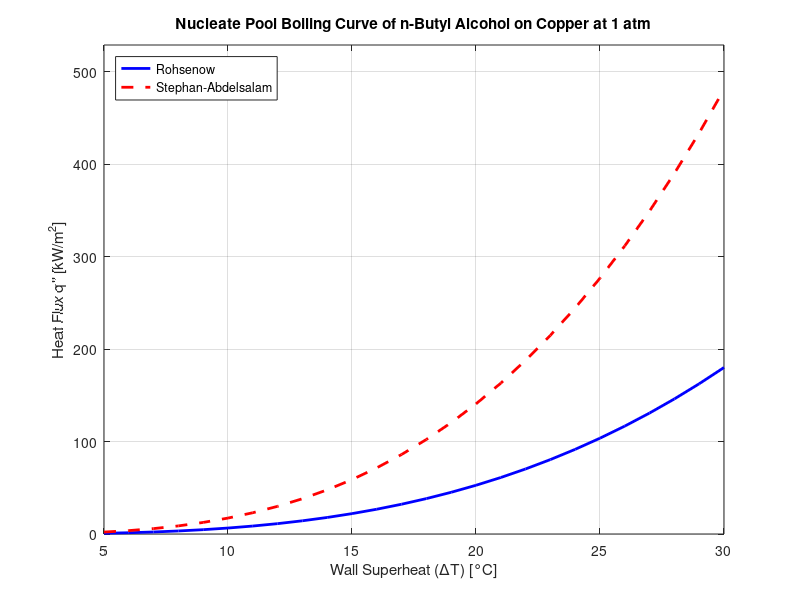

Write MATLAB code to recreate this figure.
clear all;
clc;

%% Properties of n-butyl alcohol (C4H9OH) at 1 atm
T_sat = 390.85;
h_fg = 5.91e5;
rho_f = 712;
rho_v = 2.30;
sigma = 0.0171;
Cp_f = 3200;
mu_f = 4.4e-4;
k_f = 0.127;
Pr_f = 10.3;
g = 9.81;
C2 = 2.5;

%% Rohsenow correlation parameters
C_sf = 0.003;
m = 0.7;
n = 0.33;

%% Superheat range (5°C to 30°C)
delta_T = 5:1:30;
delta_T_K = delta_T;
T_w = T_sat + delta_T_K;

%% Preallocate heat flux arrays
q_Rohsenow = zeros(size(delta_T));
q_SA = zeros(size(delta_T));

%% Calculate heat flux using both correlations
for i = 1:length(delta_T_K)
    lhs = (Cp_f * delta_T_K(i)) / h_fg;
    E = (sigma / (g * (rho_f - rho_v)))^0.5;

    % Rohsenow correlation
    q_Rohsenow(i) = ((lhs / (C_sf * Pr_f^(m + 1)))^(1/n)) * mu_f * h_fg / E;

    % Stephan-Abdelsalam correlation
    q_SA(i) = (C2 * delta_T(i))^(1/0.330);
end

%% Convert to kW/m^2 for plotting
q_Rohsenow_kW = q_Rohsenow / 1e3;
q_SA_kW = q_SA / 1e3;

disp(q_SA_kW);
disp(q_Rohsenow_kW)

%% Plot the boiling curves
figure;
plot(delta_T, q_Rohsenow_kW, 'b-', 'LineWidth', 2, 'DisplayName', 'Rohsenow');
hold on;
plot(delta_T, q_SA_kW, 'r--', 'LineWidth', 2, 'DisplayName', 'Stephan-Abdelsalam');
grid on;
xlabel('Wall Superheat (\DeltaT) [°C]');
ylabel('Heat Flux q'''' [kW/m^2]');
title('Nucleate Pool Boiling Curve of n-Butyl Alcohol on Copper at 1 atm');
legend('Location', 'northwest');
xlim([5, 30]);
ylim([0, max([q_Rohsenow_kW q_SA_kW]) * 1.1]);
